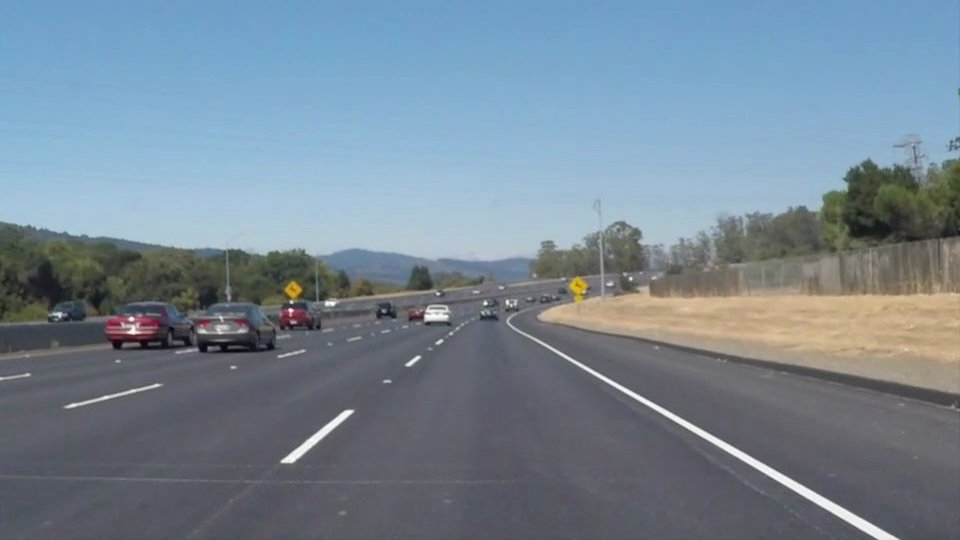
#> input picture solidWhiteCurve.jpg, 960 x 540 px
$ python lane_detect.py
#> lines starting #> are read from the running program, lines starting #| are printed output that depends on the picture; after the words box and inside, x2 and y2 are one past the last pixel; in counts of white or black regions, pixels touching at a corner belong together; long printed decimals are rounded
# -*- coding: utf-8 -*-
"""
Created on Wed Apr 21 11:26:05 2021

@author: eliro
"""
import cv2
import matplotlib.pyplot as plt
import numpy as np

image_path = r"solidWhiteCurve.jpg"
image1 = cv2.imread(image_path)
#> image1 is the input picture: shape (540, 960, 3); mean B, G, R 148.1, 134.5, 118.5
plt.imshow(image1)
def grey(image):
  #convert to grayscale
    image = np.asarray(image)
    return cv2.cvtColor(image, cv2.COLOR_RGB2GRAY)

  #Apply Gaussian Blur --> Reduce noise and smoothen image
def gauss(image):
    return cv2.GaussianBlur(image, (5, 5), 0)

  #outline the strongest gradients in the image --> this is where lines in the image are
def canny(image):
    edges = cv2.Canny(image,50,150)
    return edges
def region(image):
    height, width = image.shape
    #isolate the gradients that correspond to the lane lines
    triangle = np.array([
                       [(100, height), (475, 325), (width, height)]
                       ])
    #create a black image with the same dimensions as original image
    mask = np.zeros_like(image)
    #create a mask (triangle that isolates the region of interest in our image)
    mask = cv2.fillPoly(mask, triangle, 255)
    mask = cv2.bitwise_and(image, mask)
    return mask
def display_lines(image, lines):
    lines_image = np.zeros_like(image)
    #make sure array isn't empty
    if lines is not None:
        for line in lines:
            x1, y1, x2, y2 = line
            #draw lines on a black image
            cv2.line(lines_image, (x1, y1), (x2, y2), (255, 0, 0), 10)
    return lines_image
def make_points(image, average):
    print(average)
    slope, y_int = average
    y1 = image.shape[0]
    #how long we want our lines to be --> 3/5 the size of the image
    y2 = int(y1 * (3/5))
    #determine algebraically
    x1 = int((y1 - y_int) // slope)
    x2 = int((y2 - y_int) // slope)
    return np.array([x1, y1, x2, y2])
def average(image, lines):
    left = []
    right = []
    for line in lines:
        print(line)
        x1, y1, x2, y2 = line.reshape(4)
        #fit line to points, return slope and y-int
        parameters = np.polyfit((x1, x2), (y1, y2), 1)
        print(parameters)
        slope = parameters[0]
        y_int = parameters[1]
        #lines on the right have positive slope, and lines on the left have neg slope
        if slope < 0:
            left.append((slope, y_int))
        else:
            right.append((slope, y_int))
    #takes average among all the columns (column0: slope, column1: y_int)
    right_avg = np.average(right, axis=0)
    left_avg = np.average(left, axis=0)
    #create lines based on averages calculates
    left_line = make_points(image, left_avg)
    right_line = make_points(image, right_avg)
    return np.array([left_line, right_line])

copy = np.copy(image1)
edges = cv2.Canny(copy,50,150)
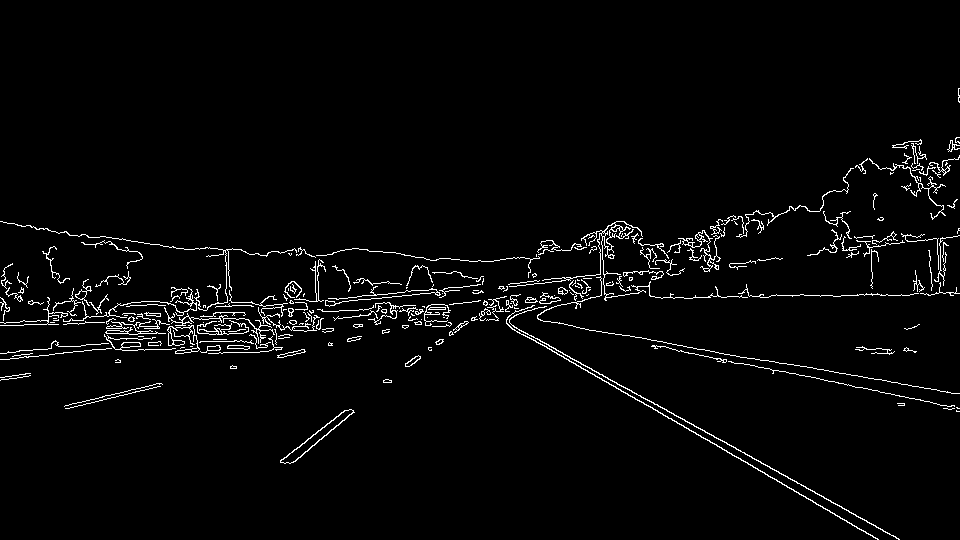
#> edges: shape (540, 960); 2.8% white in thin lines or dots, all inside (x1, y1, x2, y2) = (0, 88, 960, 540)
isolated = region(edges)
#> in region, `mask = cv2.bitwise_and(image, mask)`:
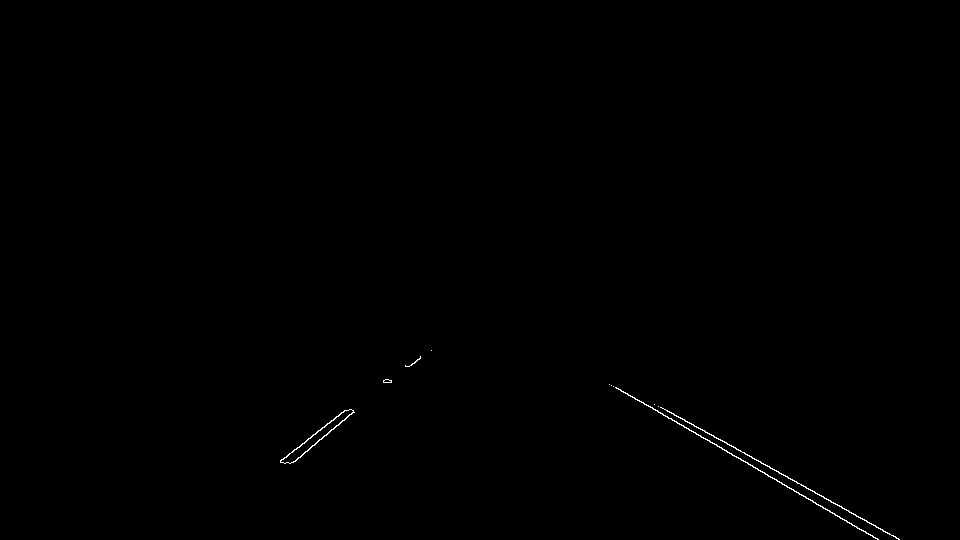
#> mask: shape (540, 960); 0.21% white in thin lines or dots, all inside (x1, y1, x2, y2) = (280, 350, 900, 540)
#cv2.imshow("edges", edges)
#cv2.imshow("iso", isolated)
#cv2.waitKey(0)
lines = cv2.HoughLinesP(isolated, 2, np.pi/180, 100, np.array([]), minLineLength=40, maxLineGap=5)
#> lines = [[609, 384, 878, 539], [660, 407, 899, 539], [293, 462, 353, 412], [289, 453, 346, 410]]
averaged_lines = average(copy, lines)
#> the loop in average, `for line in lines:` made 4 passes
#> (x1, y1, x2, y2, slope, y_int) on passes 1 to 4: (609, 384, 878, 539, 0.576, 33.09), (660, 407, 899, 539, 0.552, 42.48), (293, 462, 353, 412, -0.833, 706.2), (289, 453, 346, 410, -0.754, 671)
#| [[609 384 878 539]]
#| [ 0.5762 33.089]
#| [[660 407 899 539]]
#| [ 0.5523 42.481]
#| [[293 462 353 412]]
#| [ -0.8333 706.167]
#| [[289 453 346 410]]
#| [ -0.7544 671.018]
#> after the loop in average, `for line in lines:`: left = [(-0.833, 706.2), (-0.754, 671)]; right = [(0.576, 33.09), (0.552, 42.48)]
#> in average, `right_avg = np.average(right, axis=0)`: right_avg = [0.564, 37.79]
#> in average, `left_avg = np.average(left, axis=0)`: left_avg = [-0.794, 688.6]
#| [ -0.7939 688.592]
#> in make_points, `slope, y_int = average`: slope = -0.794; y_int = 688.6
#> in make_points, `x1 = int((y1 - y_int) // slope)`: x1 = 187
#> in make_points, `x2 = int((y2 - y_int) // slope)`: x2 = 459
#> in average, `left_line = make_points(image, left_avg)`: left_line = [187, 540, 459, 324]
#| [ 0.5643 37.785]
#> in average, `right_line = make_points(image, right_avg)`: right_line = [890, 540, 507, 324]
#> averaged_lines = [[187, 540, 459, 324], [890, 540, 507, 324]]
black_lines = display_lines(copy, averaged_lines)
#> the loop in display_lines, `for line in lines:` made 2 passes
#taking wighted sum of original image and lane lines image
lanes = cv2.addWeighted(copy, 0.8, black_lines, 1, 1)
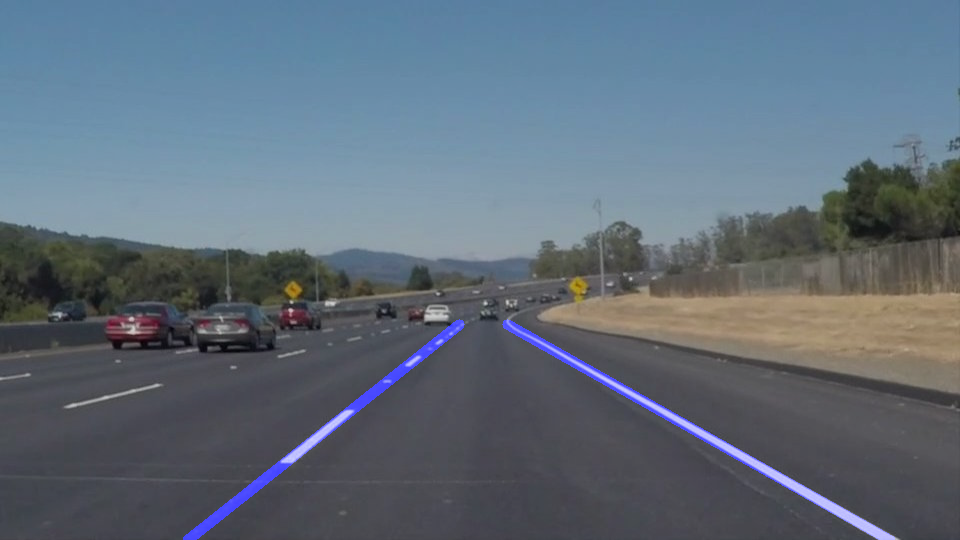
#> lanes: shape (540, 960, 3); mean B, G, R 121.5, 108.6, 95.8
cv2.imshow("lanes", lanes)
cv2.waitKey(0)
video = r"test.mp4"
cap = cv2.VideoCapture(video)
print("here")
num = 0
while(cap.isOpened()):
    ret, frame = cap.read()
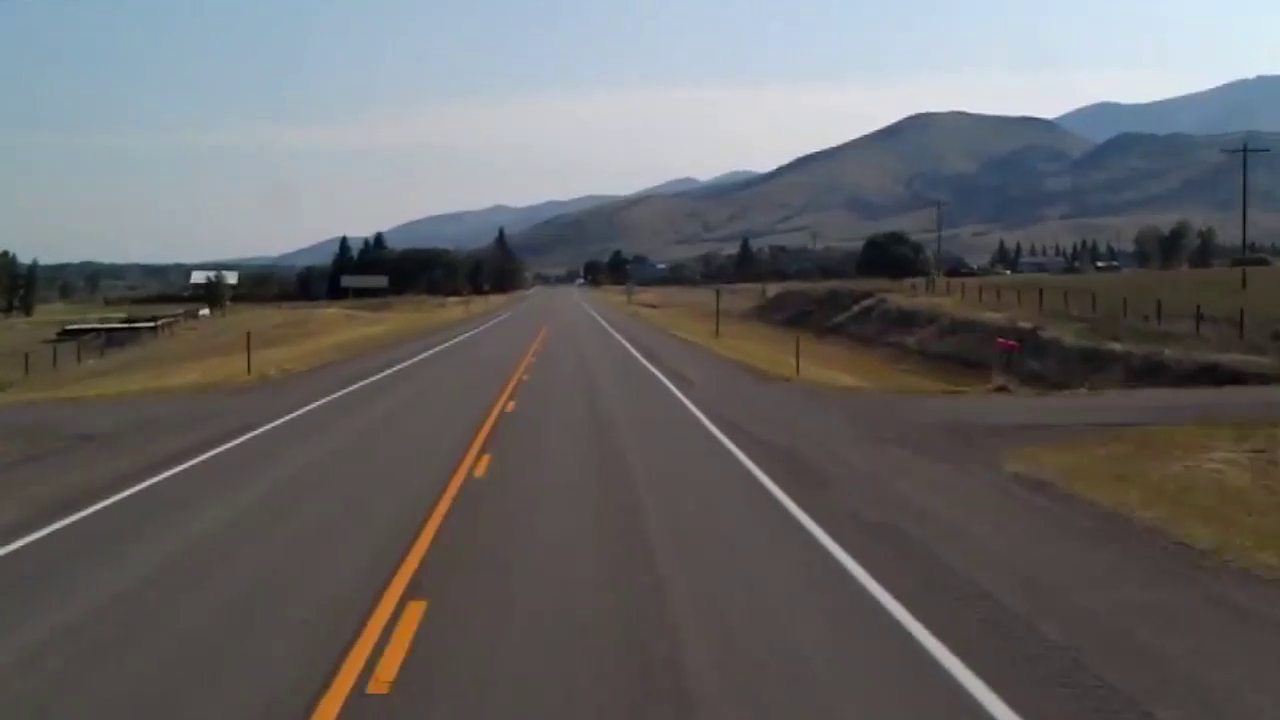
#> input picture frame 15 of test.mp4, 1280 x 720 px
#> frame is the input picture: shape (720, 1280, 3); mean B, G, R 103.5, 102.8, 103.5
    print(num)
    num += 1
    if ret == True:
        gaus = gauss(frame)
        edges = cv2.Canny(gaus,50,150)
#> edges: shape (720, 1280); 0.9% white in thin lines or dots, all inside (x1, y1, x2, y2) = (0, 74, 1280, 720)
        isolated = region(edges)
#> in region (call 2), `mask = cv2.fillPoly(mask, triangle, 255)`: mask: shape (720, 1280); 25.3% white; 1 white region, box (x1, y1, x2, y2) and area: (100, 325, 1279, 720) 233255
#> in region (call 2), `mask = cv2.bitwise_and(image, mask)`:
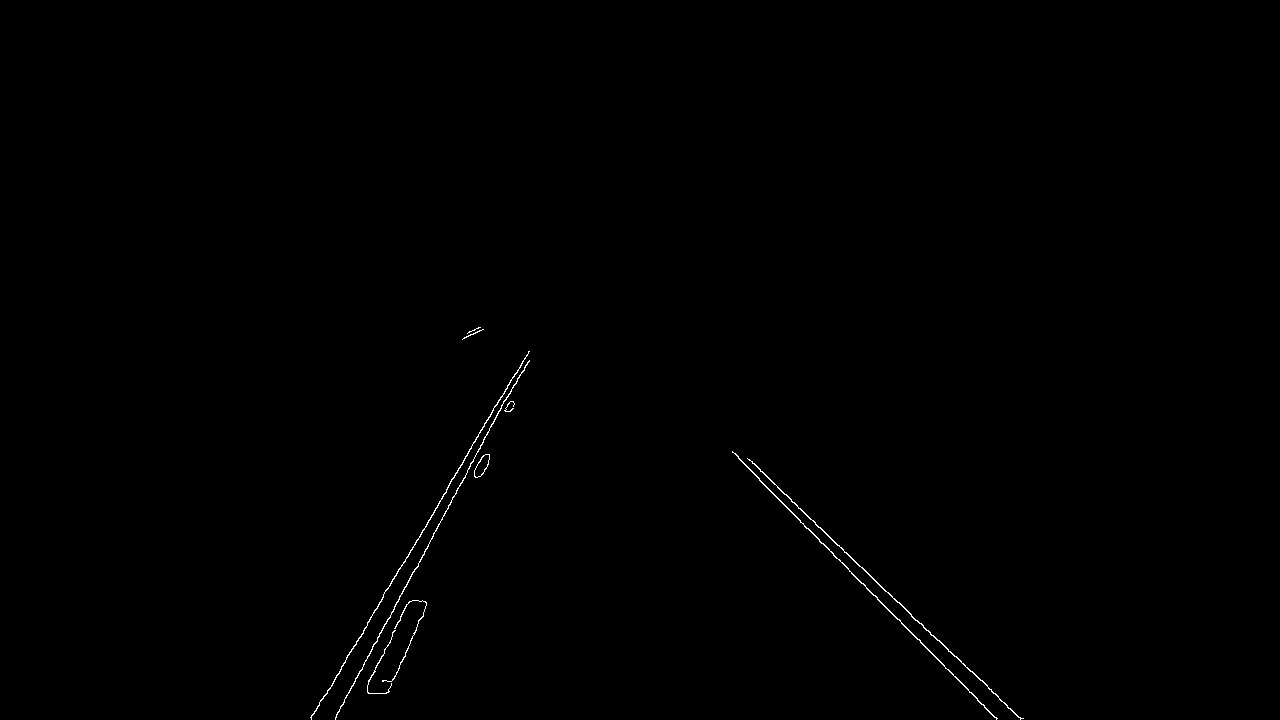
#> mask: shape (720, 1280); 0.28% white in thin lines or dots, all inside (x1, y1, x2, y2) = (310, 327, 1024, 720)
        #region of interest, bin size (P, theta), min intersections needed, placeholder array,
        lines = cv2.HoughLinesP(isolated, 2, np.pi/180, 50, np.array([]), minLineLength=40, maxLineGap=5)
#> lines = 13 rows, first 6: [749, 459, 937, 640], [759, 480, 984, 705], [428, 520, 492, 412], [376, 642, 513, 385], [311, 718, 370, 619], [335, 718, 414, 569]
        averaged_lines = average(frame, lines)
#> the loop in average (call 2), `for line in lines:` made 13 passes
#> (x1, y1, x2, y2, slope, y_int) on passes 1 to 12: (749, 459, 937, 640, 0.963, -262.1), (759, 480, 984, 705, 1, -279), (428, 520, 492, 412, -1.69, 1242.2), (376, 642, 513, 385, -1.88, 1347.3), (311, 718, 370, 619, -1.68, 1239.8), (335, 718, 414, 569, -1.89, 1349.8), (899, 602, 980, 680, 0.963, -263.7), (379, 602, 430, 519, -1.63, 1218.8), (849, 571, 996, 718, 1, -278), (388, 692, 407, 648, -2.32, 1590.5), (493, 408, 528, 353, -1.57, 1182.7), (402, 661, 426, 604, -2.38, 1615.8)
#> (printed output is left out)
#| [  -1.852 1335.034]
#| [   0.9814 -270.704]
#> averaged_lines = [[332, 720, 487, 432], [1009, 720, 715, 432]]
        black_lines = display_lines(frame, averaged_lines)
#> the loop in display_lines (call 2), `for line in lines:` made 2 passes
        #taking wighted sum of original image and lane lines image
        lanes = cv2.addWeighted(frame, 0.8, black_lines, 1, 1)
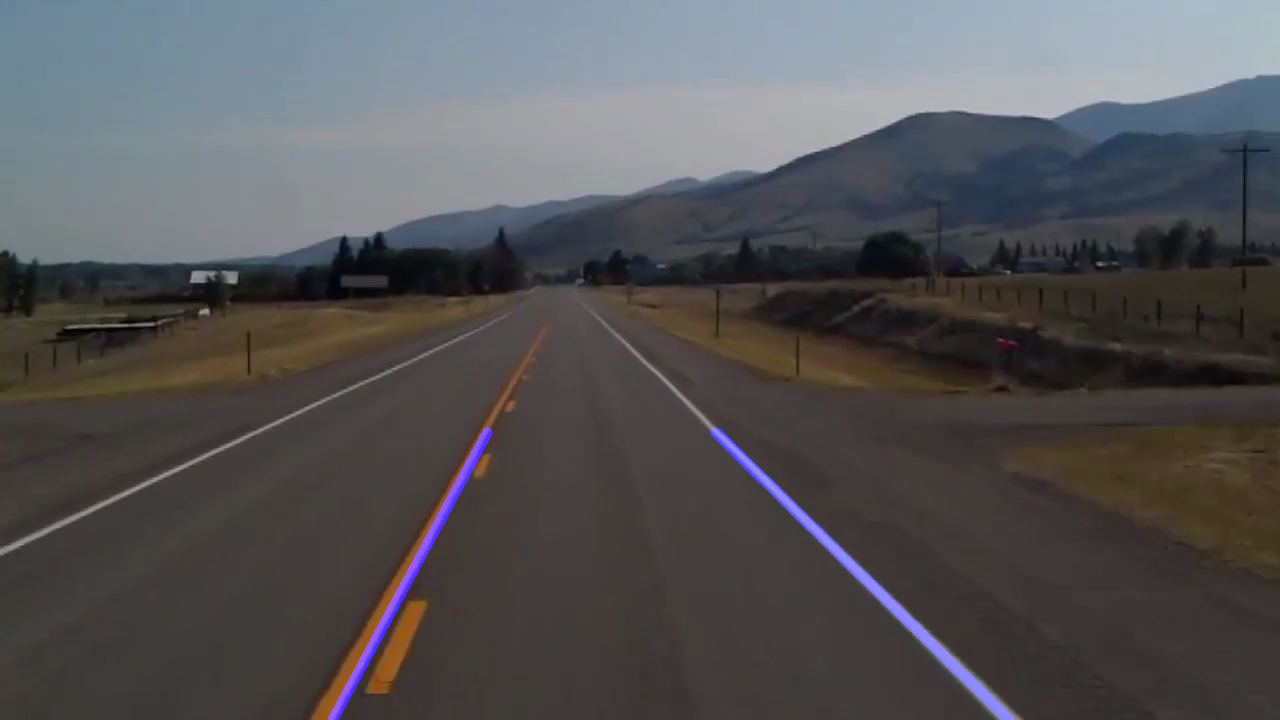
#> lanes: shape (720, 1280, 3); mean B, G, R 85.3, 83.3, 83.8
        cv2.imshow("frame", lanes)
        if cv2.waitKey(10) & 0xFF == ord('q'):
#> (key q is pressed here)
            break
    else:
        break
cap.release()
cv2.destroyAllWindows()
